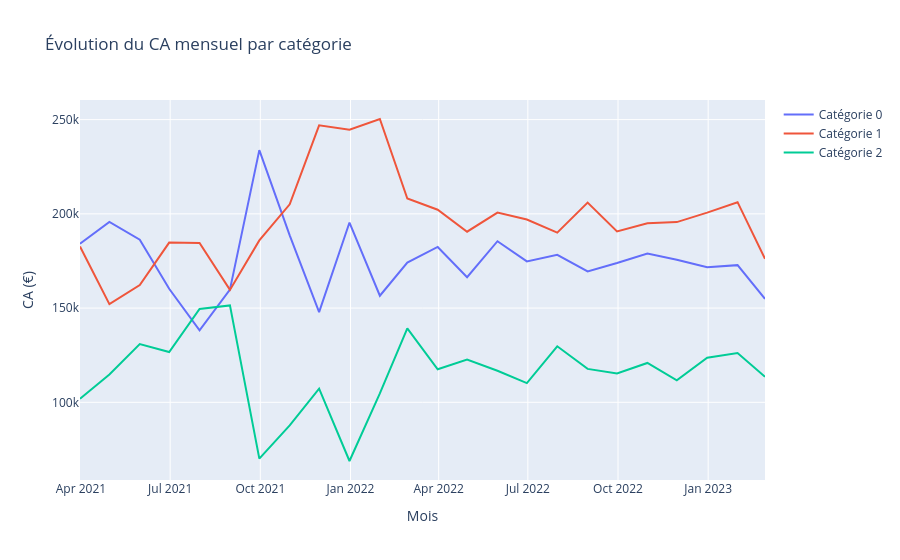

Notebook code cell kept with this figure:
### Code cell
# creation de la courbe
fig = go.Figure()


for c in ca_mensuel_categ['categ'].unique():
    # On isole les données de la catégorie
    data_filtree = ca_mensuel_categ[ca_mensuel_categ['categ'] == c]
    
    fig.add_trace(go.Scatter(
        x=data_filtree['date'],
        y=data_filtree['price'],
        mode='lines', 
        name=f"Catégorie {c}",
        connectgaps=True, # Au cas où un mois n'aurait pas de données
        hovertemplate = "%{y:.0f}€"
    )
    )


# mise en forme
fig.update_layout(
    title="Évolution du CA mensuel par catégorie",
    xaxis_title="Mois",
    yaxis_title="CA (€)",
    hovermode="x unified" # affiche toutes les valeurs au même point X au survol
    
)

fig.show()
